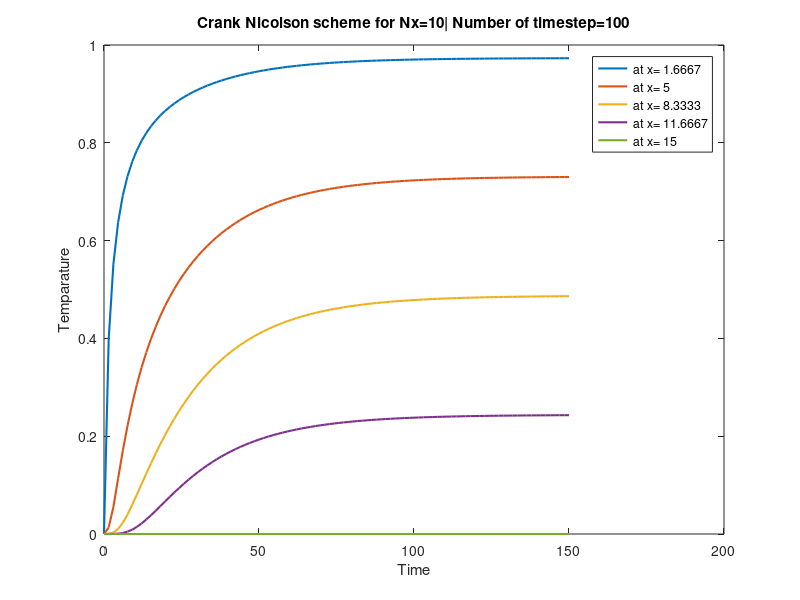
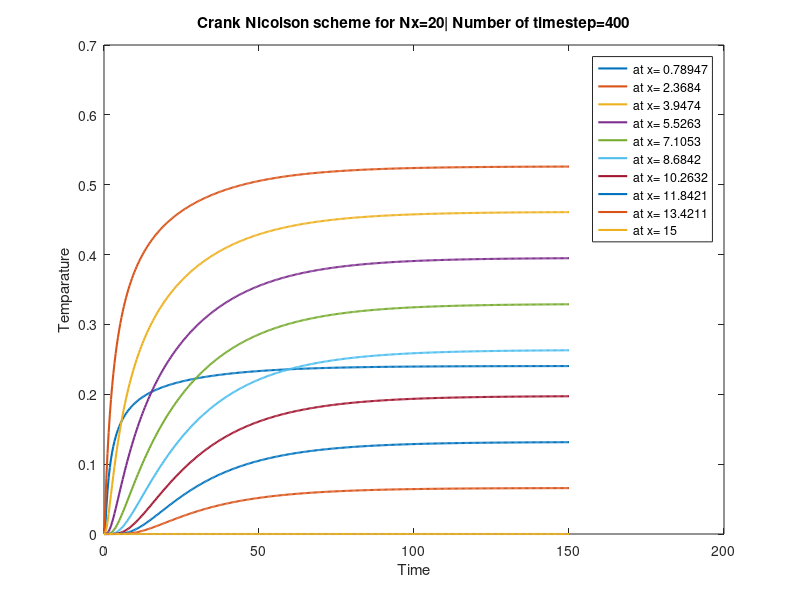

Here is the MATLAB script that generated these plots, in order:

%% Crack Nicolson Method for Nx=10
clc; clear all
% Setup
close all;
N = 10;
L = 15;
alpha = 1;
dx = L/(N-1);
X = linspace(0,L,N)';

% initial condition
T = 0*X;

% Spatial derivative operator
A = gallery('tridiag',N-2,1,-2,1);

% inhomogeneous term
f = @(t) (-(X(2:N-1).^2-4*X(2:N-1).^2+2).*exp(-X(2:N-1).^2));

% Time advancement
% Must solve the system 
%
% $$\left(I-\frac{\alpha dt}{2dx^2}A\right) T^{n+1} = \left(I+\frac{\alpha dt}{2dx^2}A\right) T^{n} + \frac{dt}{2}\left(f(t^{n+1})+f(t^n)\right)$$
% 

g = @(t,dt,T) (speye(N-2)-alpha*dt/2/(dx^2)*A)\(T(2:N-1)+ ...
              alpha*dt/2/(dx^2)*A*T(2:N-1) + dt*(f(t)+f(t+dt))/2);

% Stable run
Nt = 100;           % time step
t_final = 150;        % final time
time = linspace(0,t_final,Nt);  % time array
dt=time(2)-time(1);
pt = time;   % desired plot times
pn = length(time);          % number of desired plots
pc = 1;               % plot counter
rt = zeros(1,pn);
T_s = zeros(N,pn);      % solution storage


for t = time
    % plot storage
    if ( t >= pt(pc) )
        T_s(:,pc) = T;
        rt(pc) = t;
        pc = pc + 1;
        if (pc > pn)
            break
        end

    end

    % time advancement
    T(2:N-1) = g(t,dt,T);
end
figure(1)
% Plot stable run
for m=2:2:length(X)
    txt=['at x= ',num2str(X(m))];
    plot(time,T_s(m,:),'LineWidth',1.5,'DisplayName',txt);
    hold on
end
xlabel('Time');
ylabel('Temparature')
legend show 
title('Crank Nicolson scheme for Nx=10| Number of timestep=100')


%% Crack Nicolson Method for Nx=20
clc; clear all;
% Setup

N = 20;
L = 15;
alpha = 1;
dx = L/(N-1);
X = linspace(0,L,N)';

% initial condition
T = 0*X;

% Spatial derivative operator
A = gallery('tridiag',N-2,1,-2,1);

% inhomogeneous term
f = @(t) (-(X(2:N-1).^2-4*X(2:N-1).^2+2).*exp(-X(2:N-1).^2));

% Time advancement
% Must solve the system 
%
% $$\left(I-\frac{\alpha dt}{2dx^2}A\right) T^{n+1} = \left(I+\frac{\alpha dt}{2dx^2}A\right) T^{n} + \frac{dt}{2}\left(f(t^{n+1})+f(t^n)\right)$$
% 

g = @(t,dt,T) (speye(N-2)-alpha*dt/2/(dx^2)*A)\(T(2:N-1)+ ...
              alpha*dt/2/(dx^2)*A*T(2:N-1) + dt*(f(t)+f(t+dt))/2);

% Stable run
Nt = 400;           % time step
t_final = 150;        % final time
time = linspace(0,t_final,Nt);  % time array
dt=time(2)-time(1);
pt = time;   % desired plot times
pn = length(time);          % number of desired plots
pc = 1;               % plot counter
rt = zeros(1,pn);
T_s = zeros(N,pn);      % solution storage


for t = time
    % plot storage
    if ( t >= pt(pc) )
        T_s(:,pc) = T;
        rt(pc) = t;
        pc = pc + 1;
        if (pc > pn)
            break
        end

    end

    % time advancement
    T(2:N-1) = g(t,dt,T);
end
figure(2)
% Plot stable run
for m=2:2:length(X)
    txt=['at x= ',num2str(X(m))];
    plot(time,T_s(m,:),'LineWidth',1.5,'DisplayName',txt);
    hold on
end
xlabel('Time');
ylabel('Temparature')
legend show 
title('Crank Nicolson scheme for Nx=20| Number of timestep=400')